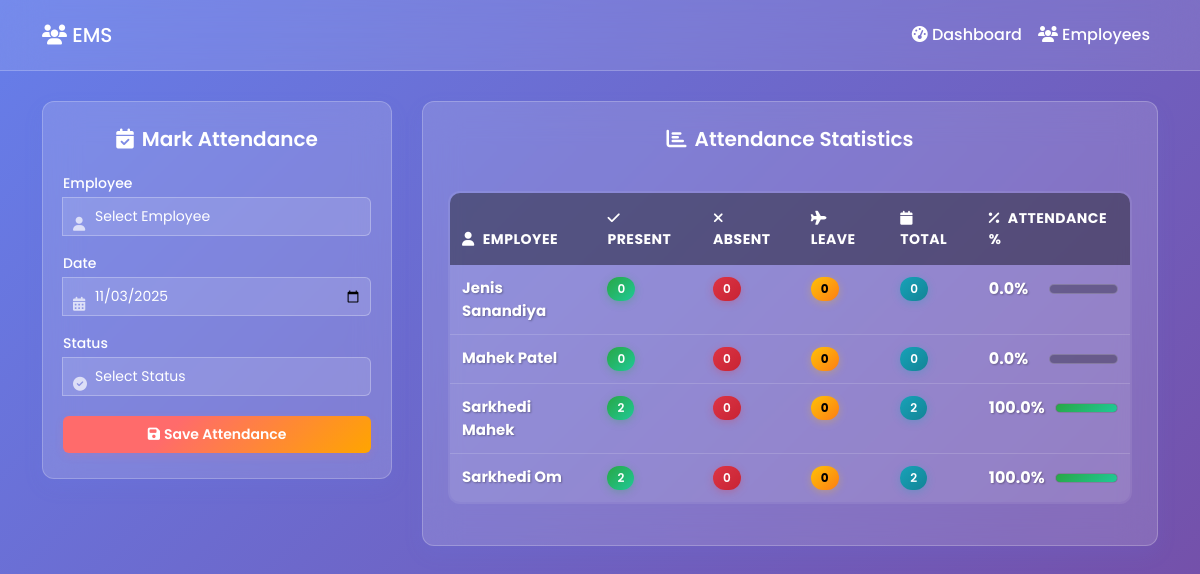
Page /admin/attendance.php (signed in) on the committed database.
### tables this page shows
CREATE TABLE `employees` (
  `id` int(11) NOT NULL,
  `user_id` int(11) NOT NULL,
  `full_name` varchar(100) NOT NULL,
  `email` varchar(100) DEFAULT NULL,
  `phone` varchar(20) DEFAULT NULL,
  `department` varchar(50) DEFAULT NULL,
  `salary` decimal(10,2) NOT NULL,
  `position` varchar(50) DEFAULT NULL,
  `join_date` date DEFAULT NULL,
  `created_at` timestamp NOT NULL DEFAULT current_timestamp()
);

### admin/attendance.php (the view, shortened to what this page needs)
<?php
require '../config/db.php';
try {
    $attendance_stmt = $pdo->prepare("
        SELECT
            e.id,
            e.full_name,
            COUNT(a.id) as total_days,
            SUM(CASE WHEN a.status = 'Present' THEN 1 ELSE 0 END) as present_days,
            SUM(CASE WHEN a.status = 'Absent' THEN 1 ELSE 0 END) as absent_days,
            SUM(CASE WHEN a.status = 'Leave' THEN 1 ELSE 0 END) as leave_days,
            ROUND(
                (SUM(CASE WHEN a.status = 'Present' THEN 1 ELSE 0 END) * 100.0) /
                NULLIF(COUNT(a.id), 0), 2
            ) as attendance_percentage
        FROM employees e
        LEFT JOIN attendance a ON e.id = a.employee_id
        GROUP BY e.id, e.full_name
        ORDER BY e.full_name
    ");
    $attendance_stmt->execute();
    $attendance_data = $attendance_stmt->fetchAll(PDO::FETCH_ASSOC);
} catch (PDOException $e) {
    $attendance_data = [];
}
?>
<!DOCTYPE html>
<html lang="en">
<head>
<link href="https://cdnjs.cloudflare.com/ajax/libs/bootstrap/5.3.0/css/bootstrap.min.css" rel="stylesheet">
<link href="https://cdnjs.cloudflare.com/ajax/libs/font-awesome/6.4.0/css/all.min.css" rel="stylesheet">
</head>
<body>
<nav class="navbar navbar-expand-lg">
    <div class="container">
        <a class="navbar-brand" href="../index.php"><i class="fas fa-users"></i> EMS</a>
        <div class="collapse navbar-collapse" id="navbarNav">
            <ul class="navbar-nav ms-auto">
                <li class="nav-item"><a class="nav-link" href="dashboard.php"><i class="fas fa-tachometer-alt"></i> Dashboard</a></li>
                <li class="nav-item"><a class="nav-link" href="employees.php"><i class="fas fa-users"></i> Employees</a></li>
        </div>
    </div>
</nav>
<div class="container">
    <div class="container-main">
        <div class="form-glass">
            <h2 class="form-title"><i class="fas fa-calendar-check me-2"></i>Mark Attendance</h2>
            <form method="POST">
                <div class="form-group">
                    <label class="form-label">Employee</label>
                    <div class="input-group">
                        <i class="fas fa-user input-icon"></i>
                        <select name="employee_id" class="form-select" required>
                            <option value="">Select Employee</option>
                        </select>
                    </div>
                </div>
                <div class="form-group">
                    <label class="form-label">Date</label>
                    <div class="input-group">
                        <i class="fas fa-calendar-alt input-icon"></i>
                        <input type="date" name="date" class="form-control" required>
                    </div>
                </div>
                <div class="form-group">
                    <label class="form-label">Status</label>
                    <div class="input-group">
                        <i class="fas fa-check-circle input-icon"></i>
                        <select name="status" class="form-select" required>
                            <option value="">Select Status</option>
                        </select>
                    </div>
                </div>
                <button type="submit" class="btn btn-primary">
                    <i class="fas fa-save me-1"></i>Save Attendance
                </button>
            </form>
        </div>
        <div class="attendance-stats">
            <h2 class="form-title"><i class="fas fa-chart-bar me-2"></i>Attendance Statistics</h2>
            <?php if (empty($attendance_data)): ?>
                <div class="empty-state">
                    <i class="fas fa-chart-bar fa-3x mb-3" style="opacity: 0.3;"></i>
                    <h5>No Attendance Data</h5>
                    <p>Start marking attendance to see statistics.</p>
                </div>
            <?php else: ?>
                <div class="table-responsive">
                    <table class="table attendance-table">
                        <thead>
                            <tr>
                                <th><i class="fas fa-user me-2"></i>Employee</th>
                                <th><i class="fas fa-check me-2"></i>Present</th>
                                <th><i class="fas fa-times me-2"></i>Absent</th>
                                <th><i class="fas fa-plane me-2"></i>Leave</th>
                                <th><i class="fas fa-calendar me-2"></i>Total</th>
                                <th><i class="fas fa-percentage me-2"></i>Attendance %</th>
                            </tr>
                        </thead>
                        <tbody>
                            <?php foreach ($attendance_data as $data): ?>
                                <?php
                                $percentage = $data['attendance_percentage'] ?: 0;
                                $percentage_class = '';
                                if ($percentage >= 90) $percentage_class = 'percentage-excellent';
                                elseif ($percentage >= 75) $percentage_class = 'percentage-good';
                                elseif ($percentage >= 60) $percentage_class = 'percentage-average';
                                else $percentage_class = 'percentage-poor';
                                ?>
                                <tr>
                                    <td>
                                        <span class="employee-name"><?= htmlspecialchars($data['full_name']) ?></span>
                                    </td>
                                    <td><span class="badge bg-success"><?= $data['present_days'] ?: 0 ?></span></td>
                                    <td><span class="badge bg-danger"><?= $data['absent_days'] ?: 0 ?></span></td>
                                    <td><span class="badge bg-warning"><?= $data['leave_days'] ?: 0 ?></span></td>
                                    <td><span class="badge bg-info"><?= $data['total_days'] ?: 0 ?></span></td>
                                    <td>
                                        <div class="percentage-display">
                                            <span class="percentage-text"><?= number_format($percentage, 1) ?>%</span>
                                            <div class="percentage-bar">
                                                <div class="percentage-fill <?= $percentage_class ?>" style="width: <?= $percentage ?>%"></div>
                                            </div>
                                        </div>
                                    </td>
                                </tr>
                            <?php endforeach; ?>
                        </tbody>
                    </table>
                </div>
            <?php endif; ?>
        </div>
    </div>
</div>
</body>
</html>

### admin/attendance.php (style rules this page uses)
body { font-family: 'Poppins', sans-serif; background: linear-gradient(135deg, #667eea 0%, #764ba2 100%); min-height: 100vh; margin: 0; }
.navbar { background: rgba(255, 255, 255, 0.1) !important; backdrop-filter: blur(20px); border-bottom: 1px solid rgba(255, 255, 255, 0.2); padding: 15px 0; }
.navbar-brand, .nav-link { color: white !important; font-weight: 500; }
.container-main { display: flex; gap: 30px; margin: 30px auto; max-width: 1200px; }
.form-glass { background: rgba(255, 255, 255, 0.14); backdrop-filter: blur(18px); border: 1px solid rgba(255,255,255,0.22); border-radius: 12px; box-shadow: 0 8px 20px rgba(102, 126, 234, 0.11); padding: 25px 20px; max-width: 380px; min-width: 350px; color: white; height: fit-content; }
.attendance-stats { background: rgba(255, 255, 255, 0.14); backdrop-filter: blur(18px); border: 1px solid rgba(255,255,255,0.22); border-radius: 12px; box-shadow: 0 8px 20px rgba(102, 126, 234, 0.11); padding: 25px; flex: 1; color: white; }
.form-title { text-align: center; font-size: 20px; color: white; font-weight: 600; margin-bottom: 20px; }
.form-label { color: white; font-weight: 500; margin-bottom: 3px; font-size: 14px; }
.input-group { position: relative; }
.input-icon { position: absolute; left: 10px; top: 50%; transform: translateY(-50%); color: rgba(255,255,255,0.7); font-size: 14px; z-index: 2; }
.form-control, .form-select { background: rgba(255,255,255,0.12); border: 1px solid rgba(255,255,255,0.28); color: white; border-radius: 6px; font-size: 14px; padding: 8px 8px 8px 32px; margin-bottom: 15px; transition: all .2s; }
.form-control::placeholder { color: rgba(255,255,255,0.65); font-size: 13px; }
.form-select option { background: #333; color: white; }
.btn-primary { background: linear-gradient(135deg, #ff6b6b 35%, #ffa500 100%); border: none; border-radius: 6px; font-weight: 600; font-size: 14px; padding: 8px 0; width: 100%; box-shadow: 0 3px 8px rgba(255,107,107,0.14); transition: all .16s; margin-top: 5px; }
.attendance-table { background: rgba(255, 255, 255, 0.08); border-radius: 12px; overflow: hidden; margin-top: 20px; border: 2px solid rgba(255, 255, 255, 0.2); }
.attendance-table th { background: rgba(0, 0, 0, 0.4); color: #ffffff; font-weight: 700; padding: 15px 12px; font-size: 14px; border: none; text-transform: uppercase; letter-spacing: 0.5px; }
.attendance-table td { color: #f8f9fa; font-weight: 500; padding: 12px; border-color: rgba(255, 255, 255, 0.15); font-size: 14px; background: rgba(255, 255, 255, 0.05); }
.employee-name { color: #ffffff; font-weight: 700; font-size: 15px; text-shadow: 1px 1px 2px rgba(0,0,0,0.3); }
.badge { font-size: 12px; font-weight: 600; padding: 6px 10px; border-radius: 15px; text-shadow: none; }
.badge.bg-success { background: linear-gradient(135deg, #28a745, #20c997) !important; color: white; box-shadow: 0 2px 8px rgba(40, 167, 69, 0.3); }
.badge.bg-danger { background: linear-gradient(135deg, #dc3545, #c82333) !important; color: white; box-shadow: 0 2px 8px rgba(220, 53, 69, 0.3); }
.badge.bg-warning { background: linear-gradient(135deg, #ffc107, #fd7e14) !important; color: #000; font-weight: 700; box-shadow: 0 2px 8px rgba(255, 193, 7, 0.3); }
.badge.bg-info { background: linear-gradient(135deg, #17a2b8, #138496) !important; color: white; box-shadow: 0 2px 8px rgba(23, 162, 184, 0.3); }
.percentage-display { display: flex; align-items: center; gap: 10px; }
.percentage-text { color: #ffffff; font-weight: 700; font-size: 16px; text-shadow: 1px 1px 2px rgba(0,0,0,0.3); min-width: 50px; }
.percentage-bar { background: rgba(0, 0, 0, 0.3); border-radius: 10px; height: 10px; overflow: hidden; flex: 1; border: 1px solid rgba(255, 255, 255, 0.2); }
.percentage-fill { height: 100%; border-radius: 10px; transition: width 0.5s ease; box-shadow: inset 0 1px 3px rgba(255,255,255,0.3); }
.percentage-excellent { background: linear-gradient(135deg, #28a745, #20c997); box-shadow: 0 0 10px rgba(40, 167, 69, 0.5); }

### rows in the picture
employees: full_name "Jenis Sanandiya", present_days "0", absent_days "0", leave_days "0", total_days "0", percentage "0.0"
employees: full_name "Mahek Patel", present_days "0", absent_days "0", leave_days "0", total_days "0", percentage "0.0"
employees: full_name "Sarkhedi Mahek", present_days "2", absent_days "0", leave_days "0", total_days "2", percentage "100.0", $percentage 100.00 (drawn)
employees: full_name "Sarkhedi Om", present_days "2", absent_days "0", leave_days "0", total_days "2", percentage "100.0", $percentage 100.00 (drawn)
